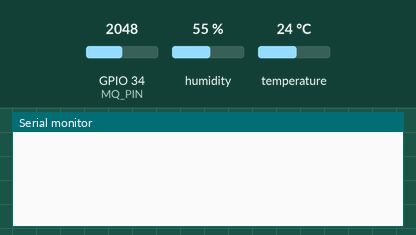
A sketch run on a simulated ESP32. On the bench: the last lines printed to the serial monitor. Inputs (shaded band) come from the test bench; at power-on: GPIO 34 (MQ_PIN) = 2048, humidity 55 %, temperature 24 °C (analog values on the 0–4095 scale). WiFi joins after 1.5 s; servers stay silent unless stated; no MQTT or app messages arrive unless stated.

Above: at 2.7 s.
2.8 s: GPIO 34 (MQ_PIN) set to 2438
At 5.9 s:
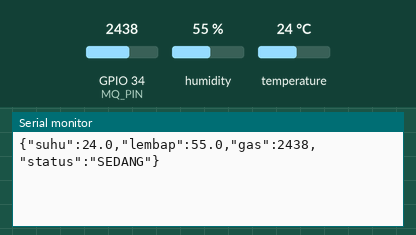
11.5 s: GPIO 34 (MQ_PIN) set to 2546
At 16.0 s:
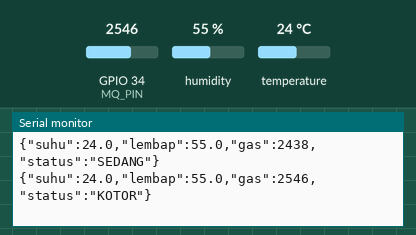

Measured:
- the behaviour switches between 2499 and 2500 on GPIO 34 (MQ_PIN) (found by bisection; images 1 and 2)
- after the input at 2.8 s, the serial monitor: prints a new line after 2.2 s (image 1)
- after the input at 11.5 s, the serial monitor: prints a new line after 3.5 s (image 2)

The sketch:

stasiun_udara_desa.ino
```cpp
// Stasiun Pemantau Udara Desa - Desa Pintar Sukamaju
// ESP32 + DHT22 + MQ-135, kirim data ke Node-RED (MQTT)
#include <WiFi.h>
#include <PubSubClient.h>
#include <DHT.h>

// ---------- Wi-Fi & MQTT ----------
const char* WIFI_SSID = "WiFi_Desa";
const char* WIFI_PASS = "password_wifi";
const char* MQTT_HOST = "IP_SERVER_MQTT";
const int   MQTT_PORT = 1883;
const char* TOPIC     = "desa/udara";

// ---------- Pin ----------
#define DHT_PIN   4      // DATA DHT22
#define DHT_TYPE  DHT22
#define MQ_PIN    34     // AO MQ-135 (lewat pembagi)

DHT dht(DHT_PIN, DHT_TYPE);
WiFiClient espClient;
PubSubClient mqtt(espClient);
unsigned long lastSend = 0;

void connectWiFi() {
  WiFi.begin(WIFI_SSID, WIFI_PASS);
  while (WiFi.status() != WL_CONNECTED) {
    delay(500);
  }
}

void connectMQTT() {
  while (!mqtt.connected()) {
    if (!mqtt.connect("stasiun-udara-01")) {
      delay(2000);
    }
  }
}

void setup() {
  Serial.begin(115200);
  dht.begin();
  analogReadResolution(12);       // 0 - 4095
  connectWiFi();
  mqtt.setServer(MQTT_HOST, MQTT_PORT);
}

void loop() {
  if (WiFi.status() != WL_CONNECTED) connectWiFi();
  if (!mqtt.connected()) connectMQTT();
  mqtt.loop();

  if (millis() - lastSend < 5000) return;  // tiap 5 dtk
  lastSend = millis();

  // 1. Baca suhu & kelembapan (DHT22)
  float suhu   = dht.readTemperature();
  float lembap = dht.readHumidity();
  if (isnan(suhu) || isnan(lembap)) return;

  // 2. Baca kualitas udara (MQ-135)
  int gas = analogRead(MQ_PIN);
  const char* status;
  if (gas < 1500)      status = "BERSIH";
  else if (gas < 2500) status = "SEDANG";
  else                 status = "KOTOR";
  // batas di atas: sesuaikan setelah kalibrasi

  // 3. Kirim ke Node-RED lewat MQTT
  char data[128];
  snprintf(data, sizeof(data),
    "{\"suhu\":%.1f,\"lembap\":%.1f,"
    "\"gas\":%d,\"status\":\"%s\"}",
    suhu, lembap, gas, status);
  mqtt.publish(TOPIC, data);
  Serial.println(data);
}
```
